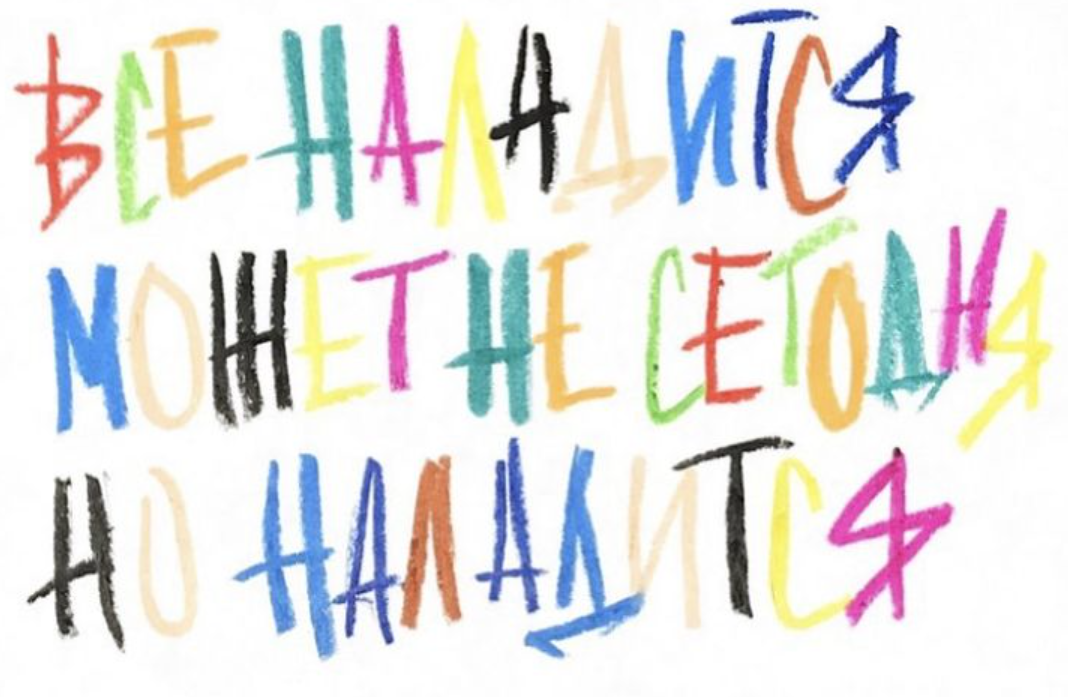
#> input picture pics/color_text.jpg, 1068 x 697 px
$ python main.py
#> lines starting #> are read from the running program, lines starting #| are printed output that depends on the picture; after the words box and inside, x2 and y2 are one past the last pixel; in counts of white or black regions, pixels touching at a corner belong together
import cv2
import numpy as np

# Загрузка изображения
img = cv2.imread('pics/color_text.jpg')
#> img is the input picture: shape (697, 1068, 3); mean B, G, R 227.2, 228.5, 229.9

# Создание нового изображения того же размера и типа данных
new_image = np.zeros(img.shape, dtype='uint8')

# Преобразование изображения в формат HSV
hsv = cv2.cvtColor(img, cv2.COLOR_BGR2HSV)
#> hsv: shape (697, 1068, 3); mean H, S, V 43.3, 29.5, 240.4

# Создание маски для изображения
mask = cv2.inRange(hsv, (0, 0, 0), (255, 255, 255))
#> mask: shape (697, 1068); every value is 255

# Применение маски к изображению
img = cv2.bitwise_and(img, img, mask)

# Размытие изображения с помощью Гауссовского фильтра
img = cv2.GaussianBlur(img, (5, 5), 0)

# Применение оператора Canny для обнаружения границ
img = cv2.Canny(img, 55, 55)
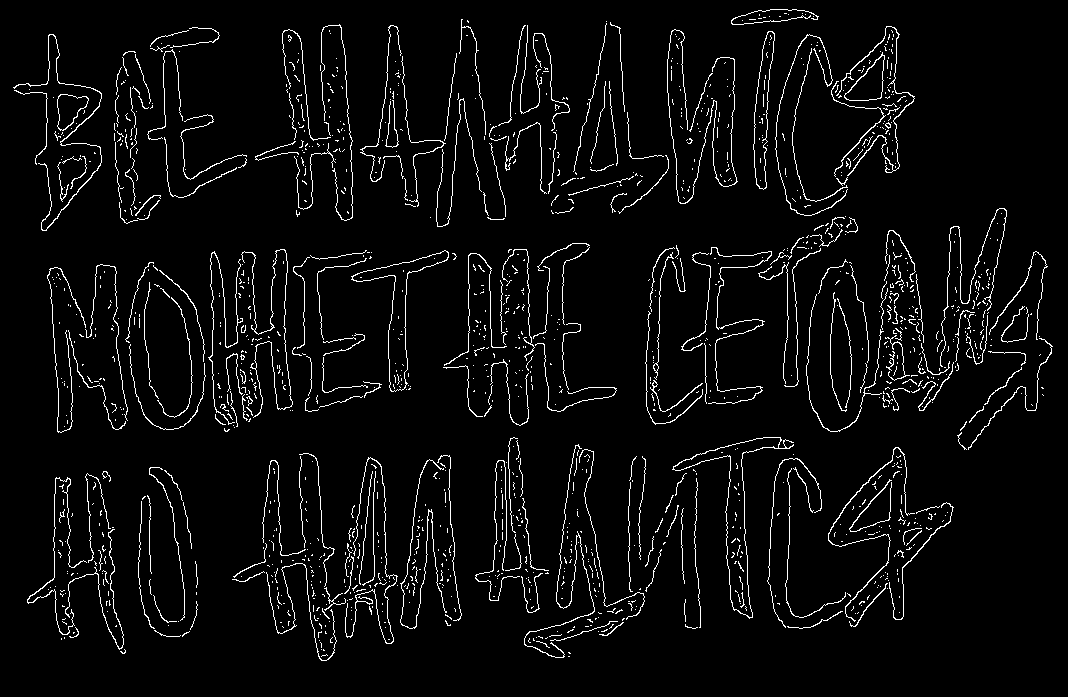
#> img: shape (697, 1068); 4.4% white in thin lines or dots

# Нахождение контуров на изображении
con, hir = cv2.findContours(img, cv2.RETR_LIST, cv2.CHAIN_APPROX_NONE)
#> con = 1470 contours, 1414 with area under 20; largest, box (x1, y1, x2, y2) and area: (672, 437, 794, 619) 3714, (673, 437, 781, 618) 3664, (351, 250, 449, 392) 2696, (352, 250, 449, 392) 2668, (753, 31, 775, 190) 1652; hir = 1470 rows, first 6: [1, -1, -1, -1], [2, 0, -1, -1], [3, 1, -1, -1], [4, 2, -1, -1], [5, 3, -1, -1], [6, 4, -1, -1]

# Рисование контуров на новом изображении
cv2.drawContours(new_image, con, -1, (255, 100, 20), 1)
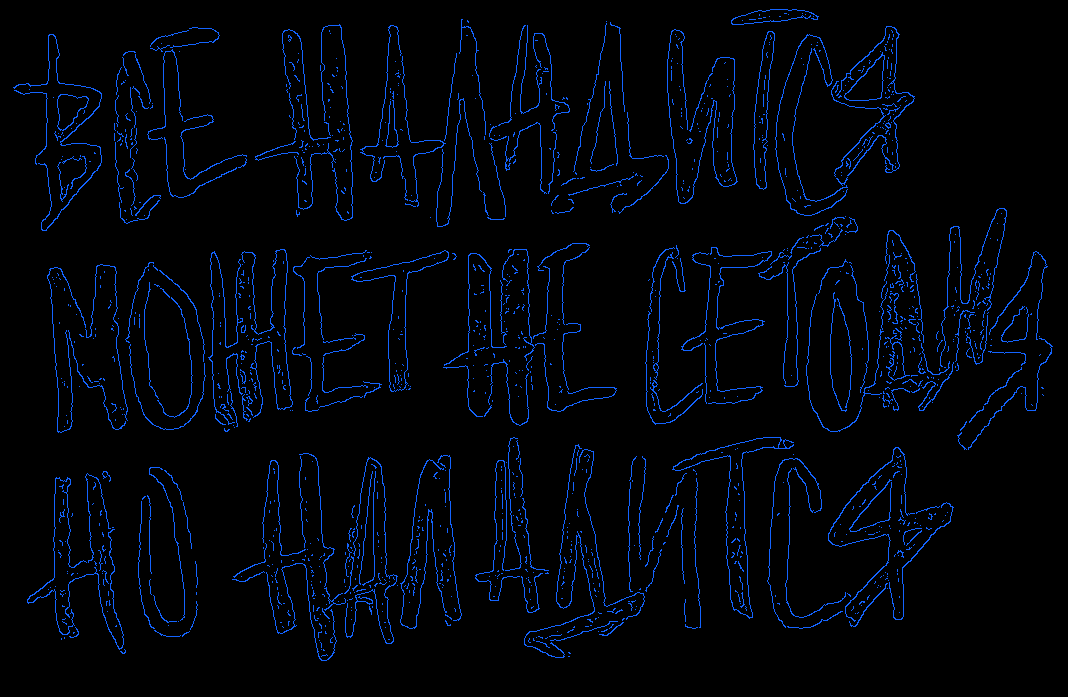
#> new_image: shape (697, 1068, 3); mean of channels 0, 1, 2 11.2, 4.4, 0.9; drawn as B, G, R
print(new_image.shape)
#| (697, 1068, 3)

# Получение высоты, ширины и каналов нового изображения
ht, wt, chanel = new_image.shape
#> ht = 697; wt = 1068; chanel = 3

# Определение трех цветов для замены
color_1 = [255, 100, 20]
color_2 = [20, 100, 255]
color_3 = [100, 20, 255]

# Замена цветов на изображении в соответствии с условиями
for x in range(0, wt):
    for y in range(0, 165):
        yx = new_image[y, x]
        if not all(color_1 == yx):
            continue
        new_image[y, x] = color_2

    for y in range(303, ht):
        yx = new_image[y, x]
        if all(color_1 == yx):
            new_image[y, x] = color_3
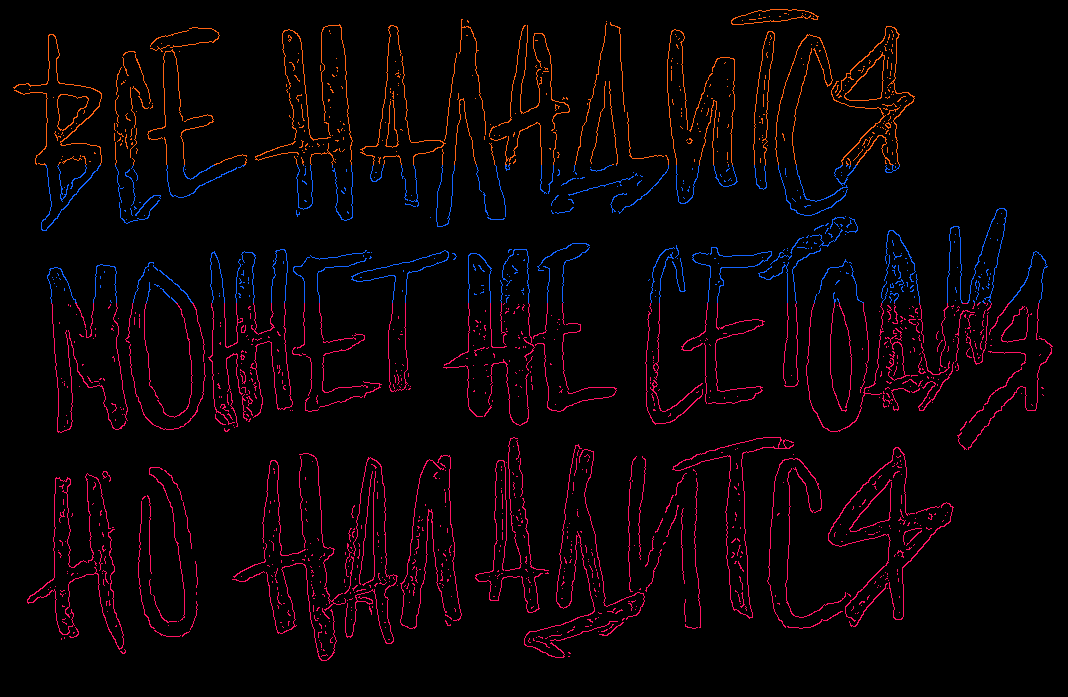
#> new_image: shape (697, 1068, 3); 3.53% of pixels changed, all inside (x1, y1, x2, y2) = (13, 9, 1053, 661); drawn as B, G, R

# Сохранение результата на диск и отображение его в окне
cv2.imwrite('pics/result.jpg', new_image)
cv2.imshow('result', new_image)
cv2.waitKey(0)
